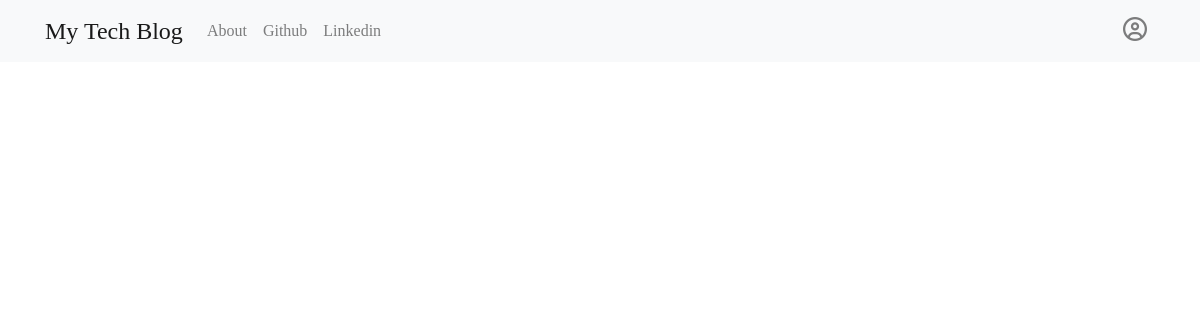
/, run on an earlier commit of the app's database.
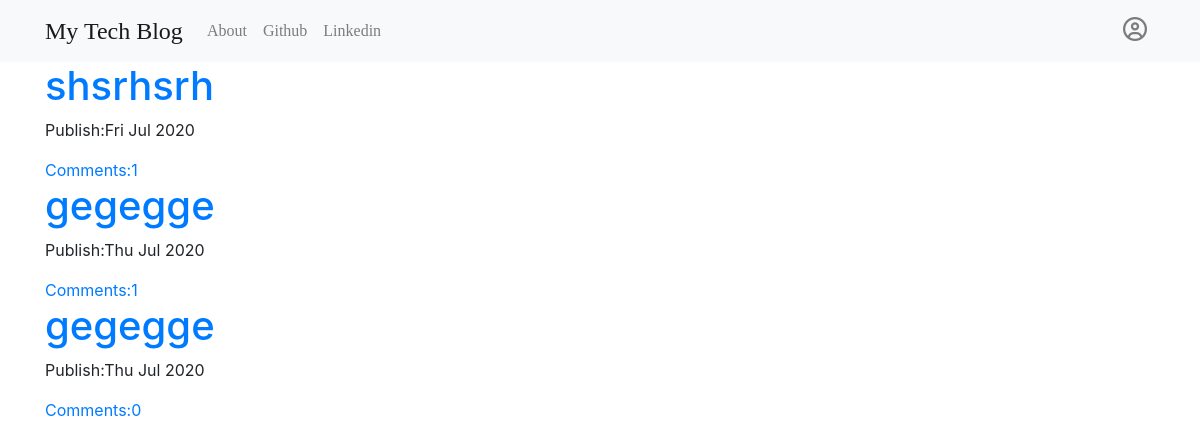
And on a later commit of the database.
### blog/models.py (models this page shows, shortened)
class Post(models.Model):
    author = models.ForeignKey('auth.User', on_delete=models.CASCADE)
    title = models.CharField(max_length=200)
    text = models.TextField()
    create_date = models.DateTimeField(default=timezone.now)
    publish_date = models.DateTimeField(blank=True, null=True)
    def approve_comment(self):
        return self.comments.filter(approve_comment=True)

### blog/views.py (the view)
# urls.py: path('', views.PostListView.as_view(), name='post_list'),
class PostListView(ListView):
    model = Post
    def get_queryset(self):
        return Post.objects.filter(publish_date__lte=timezone.now()).order_by('-publish_date')

### blog/templates/blog/post_list.html (shortened to what this page needs)
{% extends 'base.html' %}
{% block body_block %}
    <div class="centerstage">
        {% for post in post_list %}
            <div class="post">
                <h1><a href="{% url 'post_detail' pk=post.pk %}">{{ post.title }}</a></h1>
                <div class="date">
                    <p>Publish:{{ post.publish_date|date:'D M Y' }}</p>
                </div>
                <a href="{% url 'post_detail' pk=post.pk %}">Comments:{{ post.approve_comment.count }}</a>
            </div>
        {% endfor %}
    </div>
{% endblock %}

What changed in the data, as far as the page shows it:
added Post: title "shsrhsrh", publish_date "Fri Jul 2020", approve_comment.count "1"
added Post: title "gegegge", publish_date "Thu Jul 2020", approve_comment.count "1"
added Post: title "gegegge", publish_date "Thu Jul 2020", approve_comment.count "0"
